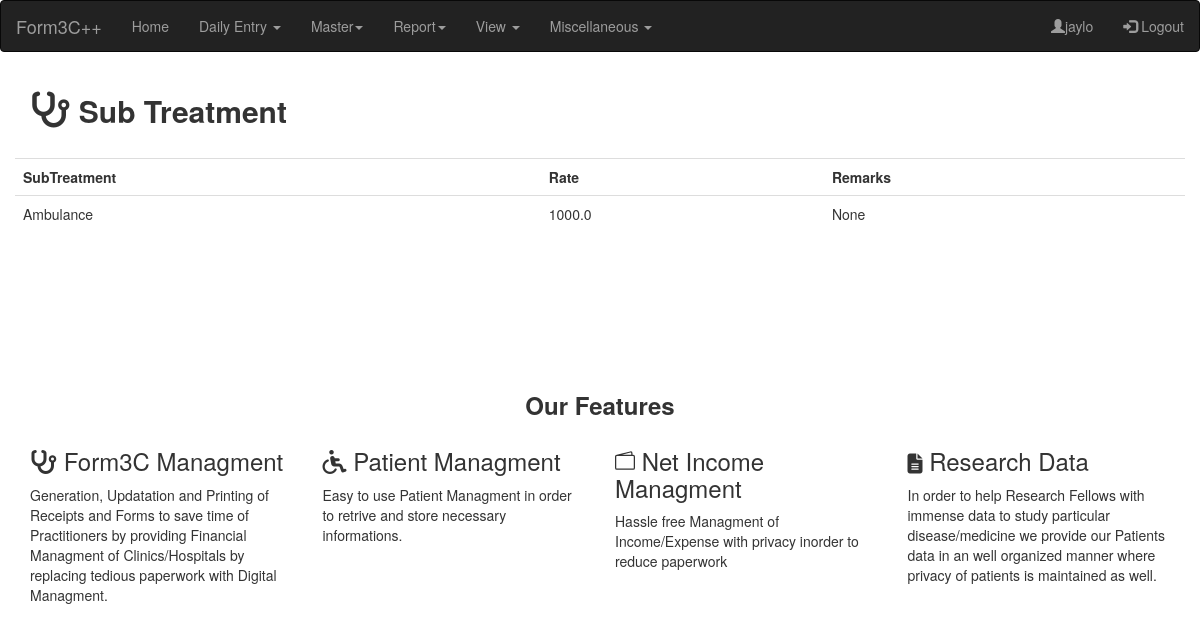
The page /ViewSubTreatment/ (signed in) on the database its author committed.
### Forms/models.py (models this page shows, shortened)
class SubTreatment(models.Model):
	sub_treatment = models.CharField(max_length=200, null=True)
	rate = models.FloatField(null=True)
	remarks = models.CharField(max_length=200, null=True, blank = True)

### Forms/views.py (the view)
# urls.py: path('ViewSubTreatment/',views.ViewSubTreatment,name='form-view-subtreatment'),
@login_required(login_url='login')
def ViewSubTreatment(request):
	ViewSubTreatment = SubTreatment.objects.all()
	context =  {'ViewSubTreatment':ViewSubTreatment}
	response = render(request,'Forms/ViewSubTreatment.html',context)
	return response

### Forms/templates/Forms/ViewSubTreatment.html (shortened to what this page needs)
{% extends 'Forms/base.html' %}
{% block content %}
<div class="container">
  <h2>
    <i class="fa fa-stethoscope" style="font-size:36px;"></i>
  <b>Sub Treatment</b>
  </h2><br>
  <div class="row">
	<div class="col-md">
		<div class="card card-body">
			<form method="POST" action="http://127.0.0.1:8000/ViewSubTreatment">
			<table class="table">
			<tr>
				<th>SubTreatment</th>
				<th>Rate</th>
				<th>Remarks</th>
			</tr>
			{% for i in ViewSubTreatment %}
			<tr>
				<td>{{i.sub_treatment}}</td>
				<td>{{i.rate}}</td>
				<td>{{i.remarks}}</td>
			</tr>
			{% endfor %}
			</table>
			</form>
		</div>
	</div>
	</div>
</div>
  {% endblock content %}

### Forms/templates/Forms/base.html (shortened to what this page needs)
 {% load static %}
<!DOCTYPE html>
<html lang="en">
<head>
  <link rel="stylesheet" href="https://maxcdn.bootstrapcdn.com/bootstrap/3.4.1/css/bootstrap.min.css">
  <link rel="stylesheet" href="https://cdnjs.cloudflare.com/ajax/libs/font-awesome/4.7.0/css/font-awesome.min.css">
</head>
<body>
  <nav class="navbar navbar-inverse">
  <div class="container-fluid">
    <div class="navbar-header">
      <a class="navbar-brand" href="{% url 'form-home' %}">Form3C++</a>
    </div>
    <ul class="nav navbar-nav">
      <li><a href="{% url 'form-home' %}">Home</a></li>
      <li class="dropdown"><a class="dropdown-toggle" data-toggle="dropdown" href="#">Daily Entry <span class="caret"></span></a>
      </li>
       <li class="dropdown"><a class="dropdown-toggle" data-toggle="dropdown" href="#">Master<span class="caret"></span></a>
      </li>
      <li class="dropdown"><a class="dropdown-toggle" data-toggle="dropdown" href="#">Report<span class="caret"></span></a>
      </li>
      <li class="dropdown"><a class="dropdown-toggle" data-toggle="dropdown" href="#">View <span class="caret"></span></a>
      </li>
      <li class="dropdown"><a class="dropdown-toggle" data-toggle="dropdown" href="#">Miscellaneous <span class="caret"></span></a>
      </li>
    </ul>
    <ul class="nav navbar-nav navbar-right">
      <li><a href="{% url 'profile'%}"><span class="glyphicon glyphicon-user"></span>{{request.user}}</a></li>
      <li><a href="{% url 'logout' %}"><span class="glyphicon glyphicon-log-in"></span> Logout</a></li>
    </ul>
</nav>
{% block content %}
{% endblock content %}
<br>
<br>
<br>
<br>
<br>
<br>
{% include 'Forms/footer.html'%}
</body>
</html>

### rows shown on the page
SubTreatment: sub_treatment "Ambulance", rate "1000.0", remarks "None"

### other values the page prints
{{ request.user }} "jaylo"
